Frame 1 (no input): blank canvas, image omitted
Frame 60 (no input): blank canvas, image omitted
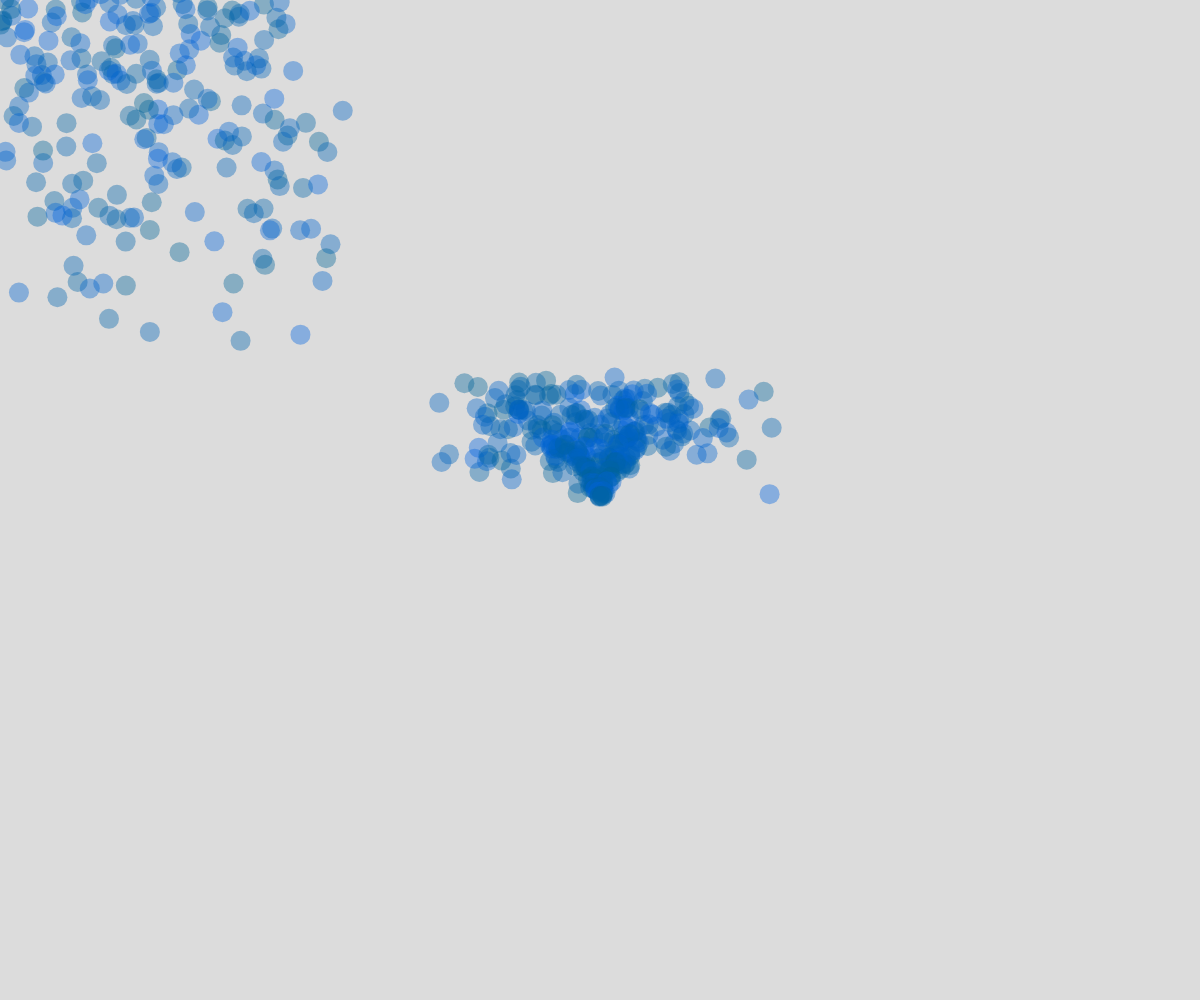
Frame 120 (the mouse pressed at the canvas centre since frame 60)

The p5.js sketch whose frames 1 and 60 were blank and that drew this single picture after the mouse press (run headless with seeded random() and noise() and a simulated clock; from frame 60 on, the mouse is pressed at the canvas centre):

// p5.js sketch
// ── sketch.js
// Working with Forces
// Treydon Olfert
// April 22, 2024
// Making a simple particle system (using vectors)

let particles = [];

function setup() {
  createCanvas(windowWidth, windowHeight);
  gravity = createVector(0, 0.1);
}

function mousePressed() {
  // particles.push(new Particle(mouseX, mouseY));
}

function draw() {
  background(220);
  for (let i = 0; i < 5; i++) {
    particles.push(new Particle(mouseX, mouseY));
  }
  for (let i of particles) {
    i.move();
    i.display();
    if (i.alive === false) {
      particles.splice(i,1);
      i--;
    }
  }
}

class Particle {
  constructor(x,y) {
    this.position = createVector(x,y); this.s = 20;
    this.velocity = createVector(random(-3,3), random(-5,-3));
    this.c = color(0, 100, random(150,225), 100);
    this.alive = true;
  }

  move() {
    //Apply force first
    this.velocity.add(gravity);

    this.position.add(this.velocity);
    if (this.position.y > height) {
      this.alive = false;
    }
    if (this.position.x < 0) {
      this.velocity.x *= -1;
    }
  }

  display() {
    //draw sprite
    fill(this.c); noStroke();
    push();
    translate(this.position.x, this.position.y);
    circle(0,0, this.s);
    pop();
  }
}
